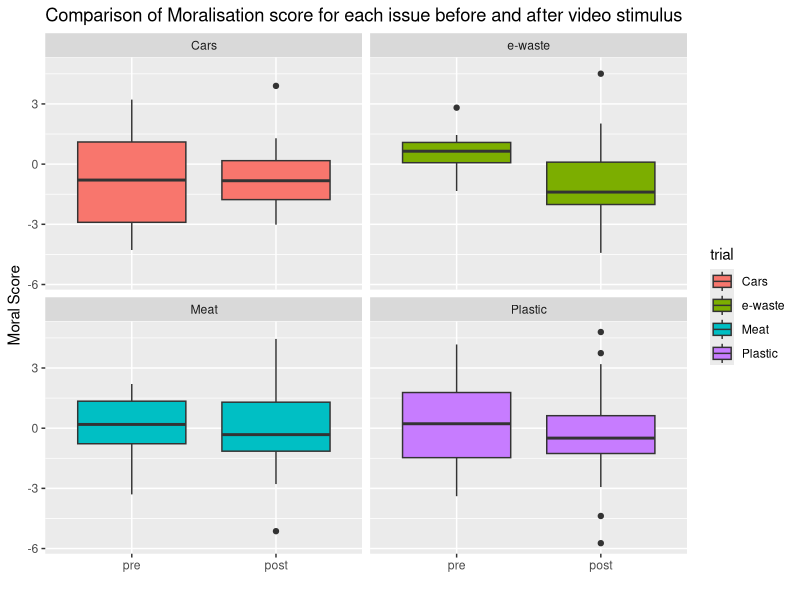

Write R code to recreate this figure.
## ---- chunk 1
knitr::opts_chunk$set(echo = TRUE)
## ---- chunk 2
library(tidyverse)


## PAUL SETTINGS
setwd("E:/R stuff/Moralisation")

## ---- chunk 3
#create dataframe
# number of participants
n <- 30

# set covariate values of familiarity
f1 <- rnorm(1, 0, 2)
f2 <- rnorm(1, 0, 2)
f3 <- rnorm(1, 0, 2)
f4 <- rnorm(1, 0, 2)

df <- data.frame('PID' = sort(rep(1:n, 4)), 'trial' = rep(c('Cars', 'Meat', 'Plastic', 'e-waste'), n), 'pre_post' = c(rep('pre',n*2), rep('post',n*2)))

df$moral_score <- rnorm(n*4, 0, 2)
df$trial <- factor(df$trial)                                                                                   
df$pre_post <- ordered(df$pre_post, levels = c("pre", "post"))

## ---- chunk 4
df %>% group_by(trial, pre_post) %>% summarise(mean = mean(moral_score))

df %>% ggplot(aes(x=pre_post, y=moral_score, fill=trial))  + facet_wrap(df$trial) + geom_boxplot() + ggtitle("Comparison of Moralisation score for each issue before and after video stimulus") + ylab("Moral Score") + xlab("")

## ---- chunk 5

#Simple paired t-test
x <- df %>% filter(trial == 'Cars', pre_post == 'pre') %>% select(moral_score)
y <- df %>% filter(trial == 'Cars', pre_post == 'post') %>% select(moral_score)
t.test(x[,1], y[,1], paired = TRUE, alternative = "two.sided")


